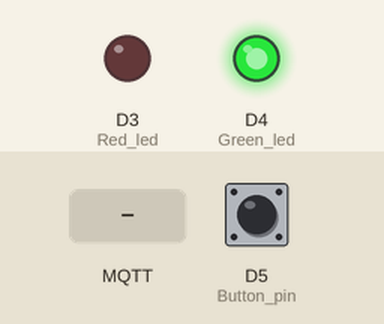
Recording of a sketch running on a simulated ESP8266 (NodeMCU). Shown: output pins drawn as LEDs (lit = HIGH). The test bench sets the inputs (shaded band); at power-on: D5 (Button_pin) HIGH. WiFi joins after 1.5 s; servers stay silent unless stated; no MQTT or app messages arrive unless stated; what the sketch prints to the serial monitor is not drawn.

Above: at 2.7 s.
2.8 s: D5 (Button_pin) pulled LOW for 0.15 s
At 3.2 s:
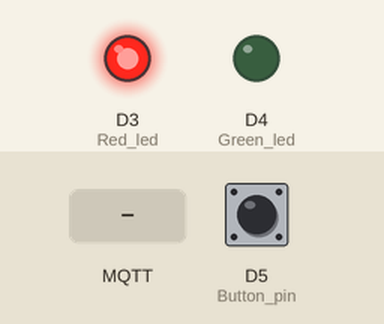
4.4 s: MQTT message "1" arrives on the first subscribed topic
5.9 s: MQTT message "on" arrives on the first subscribed topic
7.4 s: MQTT message "off" arrives on the first subscribed topic
Timing chart, 0 to 9.9 s (numbered marks = the images above; inputs shaded):
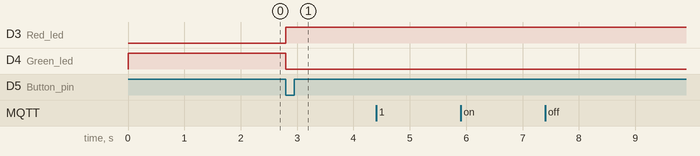

Measured:
- after the input at 2.8 s, D3 (Red_led): LOW → HIGH at once; D4 (Green_led): HIGH → LOW at once
- after the input at 4.4 s, every drawn part: stays the same
- after the input at 5.9 s, every drawn part: stays the same
- after the input at 7.4 s, every drawn part: stays the same

The sketch:

ESP32_MQTT.ino
```cpp
// #include <ESP8266WiFi.h>
// #include <PubSubClient.h>

// // Wi-Fi và MQTT server
// const char* ssid = "FreeWifi";
// const char* password = "12345678";
// const char* mqtt_server = "192.168.66.80";  // IP máy tính chạy Mosquitto

// #define Red_led D3
// #define Green_led D4

// WiFiClient espClient;
// PubSubClient client(espClient);

// // ===== Kết nối WiFi =====
// void setup_wifi() {
//   Serial.print("Connecting to ");
//   Serial.println(ssid);
//   WiFi.begin(ssid, password);

//   while (WiFi.status() != WL_CONNECTED) {
//     delay(500);
//     Serial.print(".");
//   }

//   Serial.println("\n✅ WiFi connected");
//   Serial.print("IP address: ");
//   Serial.println(WiFi.localIP());
// }

// // ===== Hàm xử lý khi nhận tin nhắn MQTT =====
// void callback(char* topic, byte* payload, unsigned int length) {
//   String message;
//   for (int i = 0; i < length; i++) {
//     message += (char)payload[i];
//   }

//   Serial.print("📩 Nhận tin nhắn từ topic [");
//   Serial.print(topic);
//   Serial.print("]: ");
//   Serial.println(message);

//   if (message.indexOf(':') != -1) {
//     Serial.println("🔔 Phát hiện dấu ':' → bật D2");
//     delay(1000);  // giữ 1 giây
//     digitalWrite(Red_led, LOW);
//     digitalWrite(Green_led, HIGH);
//   }
// }

// // ===== Kết nối MQTT và gửi message =====
// void reconnect() {
//   while (!client.connected()) {
//     Serial.print("Attempting MQTT connection...");
//     if (client.connect("ESP8266Client")) {
//       Serial.println("connected");

//       // Gửi lệnh "score"
//       client.publish("esp8266/score", "score");
//       Serial.println("✅ Gửi lệnh: score");

//       // Đăng ký nhận phản hồi
//       client.subscribe("Score/finish");
//       Serial.println("📡 Đăng ký nhận phản hồi tại topic: esp8266/response");

//       digitalWrite(Red_led, HIGH);
//       digitalWrite(Green_led, LOW);
//     } else {
//       Serial.print("❌ Kết nối thất bại, mã lỗi = ");
//       Serial.print(client.state());
//       Serial.println(" → thử lại sau 1 giây");
//       delay(1000);
//     }
//   }
// }

// // ===== Setup ban đầu =====
// void setup() {
//   Serial.begin(115200);
//   pinMode(Red_led, OUTPUT);
//   pinMode(Green_led, OUTPUT);

//   digitalWrite(Red_led, LOW);
//   digitalWrite(Green_led, HIGH);

//   setup_wifi();
//   client.setServer(mqtt_server, 1883);
//   client.setCallback(callback);  // ⚠️ Đăng ký hàm nhận message
// }

// // ===== Vòng lặp chính =====
// void loop() {
//   if (!client.connected()) {
//     reconnect();
//   }
//   client.loop();
// }


#include <ESP8266WiFi.h>
#include <PubSubClient.h>

// Wi-Fi và MQTT server
const char* ssid = "FreeWifi";
const char* password = "12345678";
const char* mqtt_server = "192.168.66.80";  // IP máy tính chạy Mosquitto

#define Red_led D3
#define Green_led D4
#define Button_pin D5

WiFiClient espClient;
PubSubClient client(espClient);

// Cờ báo hiệu nút được nhấn (volatile để dùng trong ISR và loop)
volatile bool buttonPressedFlag = false;
// Biến để debounce trong ISR
volatile unsigned long lastInterruptTime = 0;
const unsigned long debounceDelay = 300; // 50ms debounce

// ===== Kết nối WiFi =====
void setup_wifi() {
  Serial.print("Connecting to ");
  Serial.println(ssid);
  WiFi.begin(ssid, password);

  while (WiFi.status() != WL_CONNECTED) {
    delay(500);
    Serial.print(".");
  }

  Serial.println("\n✅ WiFi connected");
  Serial.print("IP address: ");
  Serial.println(WiFi.localIP());
}

// ===== Hàm xử lý khi nhận tin nhắn MQTT =====
void callback(char* topic, byte* payload, unsigned int length) {
  String message;
  for (unsigned int i = 0; i < length; i++) {
    message += (char)payload[i];
  }

  Serial.print("📩 Nhận tin nhắn từ topic [");
  Serial.print(topic);
  Serial.print("]: ");
  Serial.println(message);

  if (message.indexOf(':') != -1) {
    Serial.println("🔔 Phát hiện dấu ':' → bật Green_led");
    digitalWrite(Red_led, LOW);
    digitalWrite(Green_led, HIGH);
    delay(1000);  // Giữ trong 1 giây
  }
}

// ===== Kết nối MQTT và subscribe =====
void reconnect() {
  while (!client.connected()) {
    Serial.print("Attempting MQTT connection...");
    if (client.connect("ESP8266Client")) {
      Serial.println("connected");
      // Subscribe vào topic để nhận phản hồi
      client.subscribe("Score/finish");
      Serial.println("📡 Subscribed to: Score/finish");
    } else {
      Serial.print("❌ Kết nối thất bại, mã lỗi = ");
      Serial.print(client.state());
      Serial.println(" → Thử lại sau 1 giây");
      delay(1000);
    }
  }
}

// ===== ISR xử lý ngắt nút nhấn =====
void IRAM_ATTR handleButtonInterrupt() {
  unsigned long interruptTime = millis();
  // Debounce: chỉ xử lý nếu khoảng cách giữa 2 ngắt lớn hơn debounceDelay
  if (interruptTime - lastInterruptTime > debounceDelay) {
    buttonPressedFlag = true;
  }
  lastInterruptTime = interruptTime;
}

// ===== Setup ban đầu =====
void setup() {
  Serial.begin(115200);

  pinMode(Red_led, OUTPUT);
  pinMode(Green_led, OUTPUT);
  pinMode(Button_pin, INPUT_PULLUP);  // Sử dụng pull-up nội bộ cho nút

  digitalWrite(Red_led, LOW);
  digitalWrite(Green_led, HIGH);

  setup_wifi();
  client.setServer(mqtt_server, 1883);
  client.setCallback(callback);

  // Thiết lập ngắt cho nút nhấn: kích hoạt khi tín hiệu rơi (FALLING)
  attachInterrupt(digitalPinToInterrupt(Button_pin), handleButtonInterrupt, FALLING);
}

// ===== Vòng lặp chính =====
void loop() {
  if (!client.connected()) {
    reconnect();
  }
  client.loop();

  // Kiểm tra cờ nút được nhấn bởi ISR
  if (buttonPressedFlag) {
    // Reset cờ trước khi xử lý
    buttonPressedFlag = false;
    Serial.println("🖲️ Button nhấn → gửi lệnh score");
    client.publish("esp8266/score", "score");
    digitalWrite(Red_led, HIGH);
    digitalWrite(Green_led, LOW);
  }
}
```
